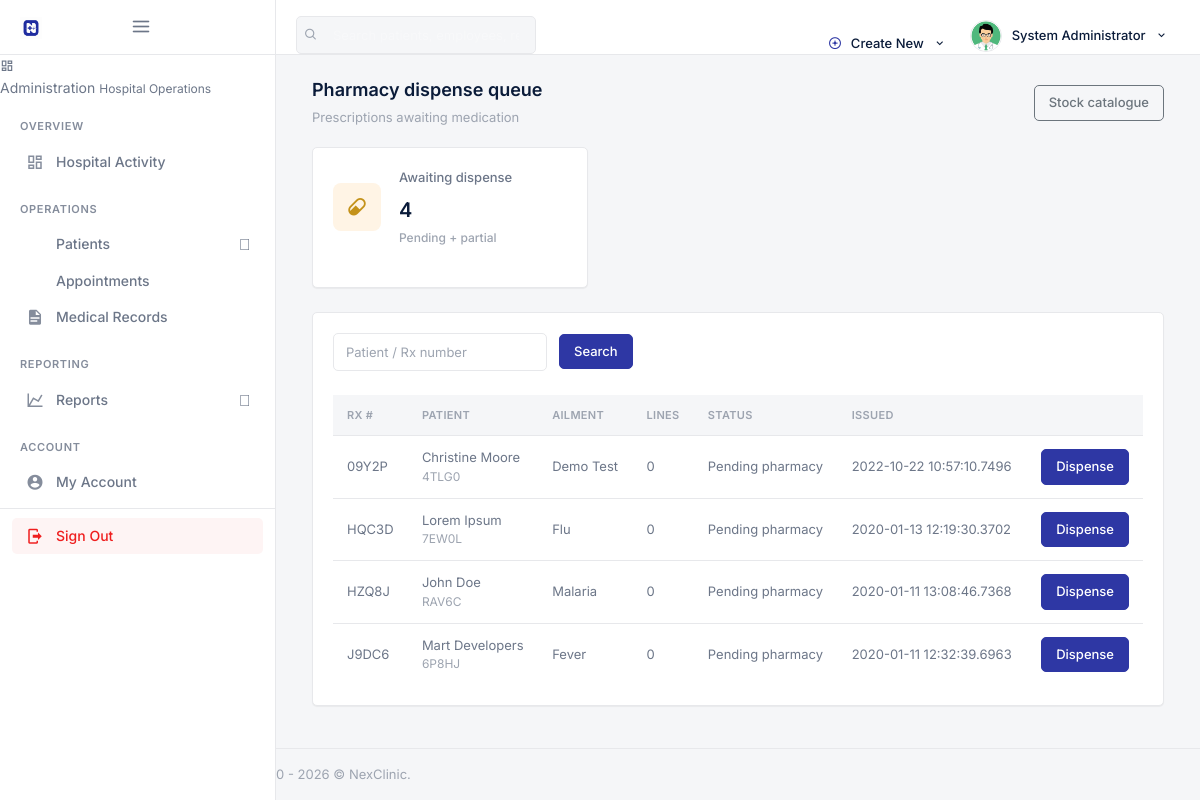
/backend/admin/pharmacy/his_admin_pharmacy_queue.php (signed in), run on the app's committed database.
### tables this page shows
CREATE TABLE `his_admin` (
  `ad_id` int(20) NOT NULL,
  `ad_fname` varchar(200) DEFAULT NULL,
  `ad_lname` varchar(200) DEFAULT NULL,
  `ad_email` varchar(200) DEFAULT NULL,
  `ad_pwd` varchar(200) DEFAULT NULL,
  `ad_dpic` varchar(200) DEFAULT NULL
);

CREATE TABLE `his_prescriptions` (
  `pres_id` int(200) NOT NULL,
  `prescribed_by` int(20) DEFAULT NULL,
  `pres_pat_name` varchar(200) DEFAULT NULL,
  `pres_pat_age` varchar(200) DEFAULT NULL,
  `pres_pat_number` varchar(200) DEFAULT NULL,
  `pres_number` varchar(200) DEFAULT NULL,
  `pres_pat_addr` varchar(200) DEFAULT NULL,
  `pres_pat_type` varchar(200) DEFAULT NULL,
  `pres_date` timestamp(4) NOT NULL DEFAULT CURRENT_TIMESTAMP(4) ON UPDATE CURRENT_TIMESTAMP(4),
  `pres_pat_ailment` varchar(200) DEFAULT NULL,
  `pres_ins` longtext,
  `pres_status` varchar(40) NOT NULL DEFAULT 'pending',
  `dispensed_by` int(20) DEFAULT NULL,
  `dispensed_at` datetime DEFAULT NULL
);

### backend/assets/inc/nex_paths.php (called while the page is built, shortened)
<?php
function nex_admin_base() {
    return isset($GLOBALS['nex_admin_base']) ? (string) $GLOBALS['nex_admin_base'] : '';
}
function nex_admin_url($path) {
    $path = ltrim((string) $path, '/');
    return nex_admin_base() . $path;
}

### backend/security.php (called while the page is built, shortened)
<?php
function escape_output($string) {
    return htmlspecialchars((string) $string, ENT_QUOTES, 'UTF-8');
}

### backend/assets/inc/nex_prescription.php (called while the page is built, shortened)
<?php
function nex_rx_statuses() {
    return [
        'pending' => 'Pending pharmacy',
        'partial' => 'Partially dispensed',
        'dispensed' => 'Dispensed',
        'cancelled' => 'Cancelled',
    ];
}
function nex_rx_schema_ready($mysqli) {
    static $ok = null;
    if ($ok !== null) {
        return $ok;
    }
    $res = @$mysqli->query("SHOW TABLES LIKE 'his_prescription_items'");
    $ok = ($res && $res->num_rows > 0);
    if ($ok) {
        $col = @$mysqli->query("SHOW COLUMNS FROM his_prescriptions LIKE 'pres_status'");
        $ok = ($col && $col->num_rows > 0);
    }
    return $ok;
}
function nex_rx_pending_list($mysqli, $q = '') {
    $sql = "SELECT p.*,
            (SELECT COUNT(*) FROM his_prescription_items i WHERE i.pres_id = p.pres_id) AS item_count
        FROM his_prescriptions p
        WHERE p.pres_status IN ('pending','partial')";
    $types = '';
    $q = trim($q);
    $sql .= ' ORDER BY p.pres_date DESC LIMIT 200';
    $stmt = $mysqli->prepare($sql);
    $stmt->execute();
    $res = $stmt->get_result();
    $rows = [];
    while ($r = $res->fetch_object()) {
        $rows[] = $r;
    }
    return $rows;
}

### backend/admin/pharmacy/his_admin_pharmacy_queue.php (the view, shortened to what this page needs)
<?php
require __DIR__ . '/../_init.php';
require_once __DIR__ . '/../../assets/inc/nex_prescription.php';
require_once __DIR__ . '/../../assets/inc/nex_dashboard_ui.php';
$q = trim((string) ($_GET['q'] ?? ''));
$schema_ok = nex_rx_schema_ready($mysqli);
$pending = $schema_ok ? nex_rx_pending_list($mysqli, $q) : [];
$statuses = nex_rx_statuses();
?>
<!DOCTYPE html>
<html lang="en">
<?php include __DIR__ . '/../assets/inc/head.php'; ?>
<body>
<div id="wrapper">
    <?php include __DIR__ . '/../assets/inc/nav.php'; ?>
    <?php include __DIR__ . '/../assets/inc/sidebar.php'; ?>
    <div class="content-page">
        <div class="content">
            <div class="container-fluid">
                <div class="row">
                    <div class="col-12">
                        <div class="page-title-box d-flex justify-content-between align-items-center flex-wrap">
                            <div>
                                <h4 class="page-title mb-0">Pharmacy dispense queue</h4>
                                <p class="text-muted mb-0 mt-1" style="font-size:13px;">Prescriptions awaiting medication</p>
                            </div>
                            <a href="<?php echo escape_output(nex_admin_url('pharmacy/his_admin_view_pharmaceuticals.php')); ?>" class="btn btn-outline-secondary btn-sm">Stock catalogue</a>
                        </div>
                    </div>
                </div>
                <?php if (!$schema_ok) { ?>
                    <div class="alert alert-warning">
                        Run <code>Database/migrations/2026_08_07_prescription_dispense.sql</code> to enable the dispense queue and stock deduction.
                    </div>
                <?php } else { ?>
                    <div class="row">
                    </div>
                    <div class="card">
                        <div class="card-body">
                            <form method="get" class="form-inline mb-3">
                                <input type="text" name="q" value="<?php echo escape_output($q); ?>" class="form-control form-control-sm mr-2" placeholder="Patient / Rx number">
                                <button type="submit" class="btn btn-sm btn-primary">Search</button>
                            </form>
                            <div class="table-responsive">
                                <table class="table table-centered table-hover mb-0">
                                    <thead>
                                        <tr>
                                            <th>Rx #</th>
                                            <th>Patient</th>
                                            <th>Ailment</th>
                                            <th>Lines</th>
                                            <th>Status</th>
                                            <th>Issued</th>
                                            <th></th>
                                        </tr>
                                    </thead>
                                    <tbody>
                                        <?php foreach ($pending as $row) { ?>
                                            <tr>
                                                <td><?php echo escape_output($row->pres_number); ?></td>
                                                <td>
                                                    <?php echo escape_output($row->pres_pat_name); ?>
                                                    <div class="text-muted" style="font-size:12px;"><?php echo escape_output($row->pres_pat_number); ?></div>
                                                </td>
                                                <td><?php echo escape_output($row->pres_pat_ailment); ?></td>
                                                <td><?php echo (int) $row->item_count; ?></td>
                                                <td><?php echo escape_output($statuses[$row->pres_status] ?? $row->pres_status); ?></td>
                                                <td><?php echo escape_output((string) $row->pres_date); ?></td>
                                                <td class="text-right">
                                                    <a class="btn btn-primary btn-sm" href="his_admin_pharmacy_dispense.php?pres_id=<?php echo (int) $row->pres_id; ?>">
                                                        Dispense
                                                    </a>
                                                </td>
                                            </tr>
                                        <?php } ?>
                                    </tbody>
                                </table>
                            </div>
                        </div>
                    </div>
                <?php } ?>
            </div>
        </div>
        <?php include __DIR__ . '/../assets/inc/footer.php'; ?>
    </div>
</div>
</body>
</html>

### backend/admin/assets/inc/nav.php (shortened to what this page needs)
<?php
    $aid=$_SESSION['ad_id'];
    $ret="select * from his_admin where ad_id=?";
    $stmt= $mysqli->prepare($ret);
    $stmt->bind_param('i',$aid);
    $stmt->execute();
    $res=$stmt->get_result();
    while($row=$res->fetch_object())
    {
?>
    <div class="navbar-custom">
        <ul class="list-unstyled topnav-menu topnav-menu-left m-0">
            <li class="d-none d-lg-block">
                <form class="app-search" autocomplete="off">
                    <div class="app-search-box">
                        <button class="btn" type="button"><i class="fe-search"></i></button>
                        <input type="text" class="form-control" placeholder="Search patients, employees, records…">
                    </div>
                </form>
            </li>
        </ul>
        <div class="logo-box bg-black">
            <a href="<?php echo escape_output(nex_admin_url('his_admin_dashboard.php')); ?>" class="logo text-center">
                <span class="logo-lg">
                    <img src="<?php echo escape_output(nex_admin_url('assets/images/logo-dark.png')); ?>" alt="NexClinic" height="22">
                    <span class="ml-1 text-white font-weight-bold" style="font-size:14px;letter-spacing:-0.02em;">NexClinic</span>
                </span>
            </a>
            <button class="button-menu-mobile">
                <i class="fe-menu"></i>
            </button>
        </div>
        <ul class="list-unstyled topnav-menu float-right mb-0">
            <li class="dropdown notification-list d-none d-lg-block">
                <a class="nav-link dropdown-toggle waves-effect waves-light" data-toggle="dropdown" href="#" role="button" aria-haspopup="false" aria-expanded="false">
                    <i class="fe-plus-circle mr-1" style="color: var(--hms-primary);"></i>
                    Create New
                    <i class="mdi mdi-chevron-down ml-1"></i>
                </a>
            </li>
            <li class="dropdown notification-list">
                <a class="nav-link dropdown-toggle nav-user mr-0 waves-effect waves-light" data-toggle="dropdown" href="#" role="button" aria-haspopup="false" aria-expanded="false">
                    <img src="<?php echo escape_output(nex_admin_url('assets/images/users/' . $row->ad_dpic)); ?>" alt="User" class="rounded-circle">
                    <span class="pro-user-name ml-1 d-none d-lg-inline">
                        <?php echo escape_output($row->ad_fname); ?> <?php echo escape_output($row->ad_lname); ?>
                        <i class="mdi mdi-chevron-down ml-1"></i>
                    </span>
                </a>
            </li>
        </ul>
    </div>
<?php }?>

### data on the page
his_admin: ad_dpic (picture), ad_fname "System", ad_lname "Administrator"
his_prescriptions: pres_number "09Y2P", pres_pat_name "Christine Moore", pres_pat_number "4TLG0", pres_pat_ailment "Demo Test", item_count "0", pres_status "Pending pharmacy", pres_date "2022-10-22 10:57:10.7496"
his_prescriptions: pres_number "HQC3D", pres_pat_name "Lorem Ipsum", pres_pat_number "7EW0L", pres_pat_ailment "Flu", item_count "0", pres_status "Pending pharmacy", pres_date "2020-01-13 12:19:30.3702"
his_prescriptions: pres_number "HZQ8J", pres_pat_name "John Doe", pres_pat_number "RAV6C", pres_pat_ailment "Malaria", item_count "0", pres_status "Pending pharmacy", pres_date "2020-01-11 13:08:46.7368"
his_prescriptions: pres_number "J9DC6", pres_pat_name "Mart Developers", pres_pat_number "6P8HJ", pres_pat_ailment "Fever", item_count "0", pres_status "Pending pharmacy", pres_date "2020-01-11 12:32:39.6963"

### other printed values
escape_output($nex_ws_meta['label']) "Administration"
escape_output($nex_ws_meta['tagline']) "Hospital Operations"
escape_output($section['title']) "OVERVIEW"
escape_output($item['label']) "Hospital Activity"
escape_output($section['title']) "OPERATIONS"
escape_output($item['label']) "Patients"
escape_output($item['label']) "Appointments"
escape_output($item['label']) "Medical Records"
escape_output($section['title']) "REPORTING"
escape_output($item['label']) "Reports"
escape_output($section['title']) "ACCOUNT"
escape_output($item['label']) "My Account"
escape_output($label) "Awaiting dispense"
escape_output((string) $value) "4"
escape_output($hint) "Pending + partial"
